Frame 1 (no input): blank canvas, image omitted
Frame 60 (no input): blank canvas, image omitted
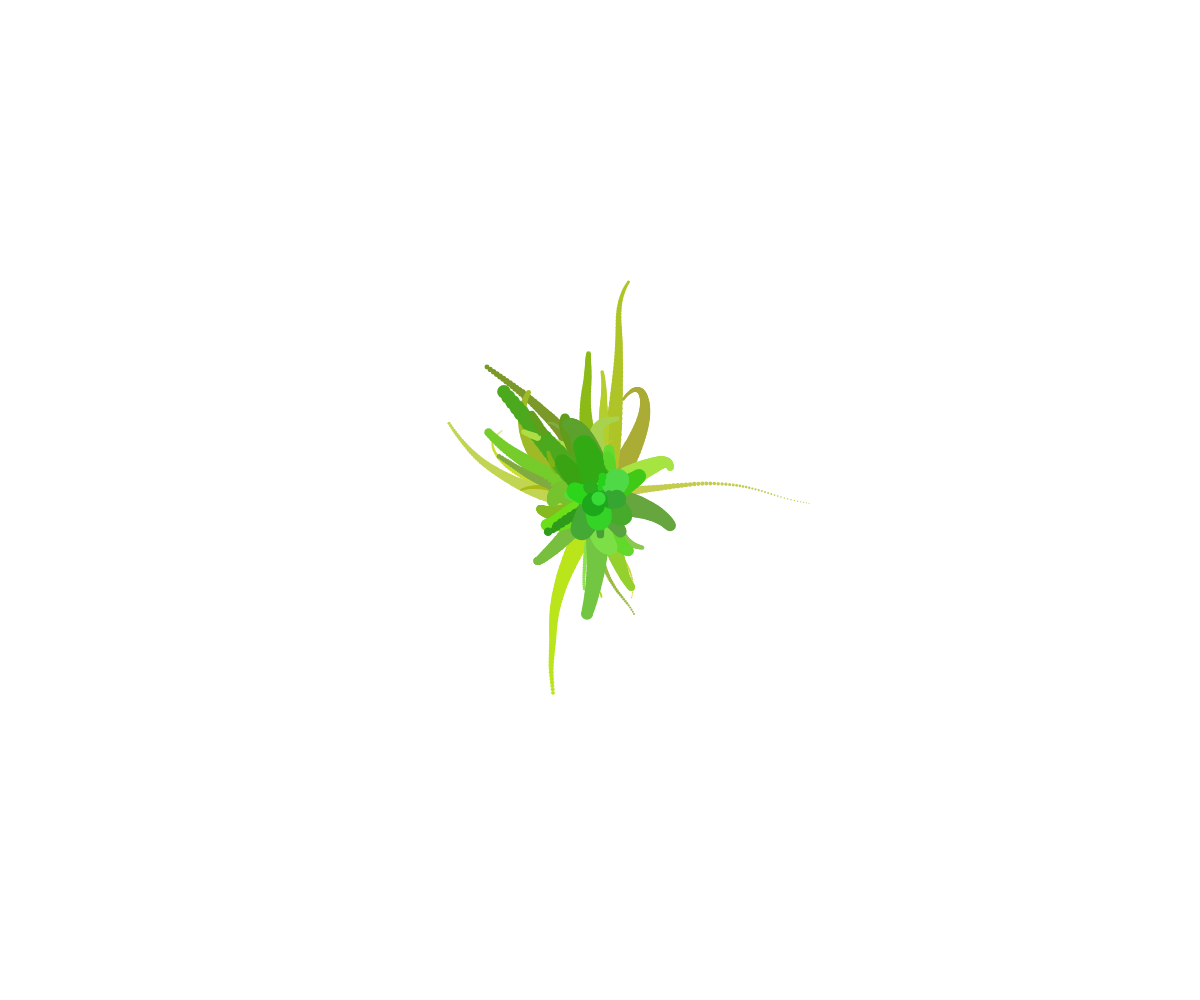
Frame 120 (the mouse pressed at the canvas centre since frame 60)

The p5.js sketch whose frames 1 and 60 were blank and that drew this single picture after the mouse press (run headless with seeded random() and noise() and a simulated clock; from frame 60 on, the mouse is pressed at the canvas centre):

// p5.js sketch
// ── sketch.js
var particleArray = [];
var h = 0;

function setup() {
  createCanvas(windowWidth, windowHeight);
  colorMode(HSB);
  background(0,0,100);
}

function windowResized() {
  resizeCanvas(windowWidth, windowHeight);
  background(0,0,100);
}

function draw() {
  
  
   h = h + 1;
   if ( h > 360 ) h = 0;
   
   if (mouseIsPressed){
  
    var particle = new WanderingParticle();
    particle.x = mouseX;
    particle.y = mouseY;
    particle.color = color(h,random(60,90),random(60,90));
    particleArray.push(particle);
    
  
}
   
   for (var particle of particleArray ) {
     particle.update();
     particle.draw();
   }
}


function WanderingParticle() {

    this.alive = true;
    this.radius = random( 5, 40 );
    this.wander = random( 0.5, 2 );
    this.drag = random( 0.9, 0.99 );
    this.radians = random( -PI, PI );
    this.color = color(0,0,100);

    this.x = 0;
    this.y = 0;

    this.force = random( 2,  8 );
    this.directionX = cos(this.radians) * this.force;
    this.directionY = sin(this.radians) * this.force;

    this.update = function() {

        this.x = this.x  + this.directionX;
        this.y = this.y  + this.directionY;

        this.directionX = this.directionX * this.drag;
        this.directionY = this.directionY * this.drag;

        this.radians = this.radians + random( -0.5, 0.5 ) * this.wander;
        this.directionX = this.directionX + Math.sin( this.radians ) * 0.1;
        this.directionY = this.directionY + Math.cos( this.radians ) * 0.1;

        this.radius = this.radius * 0.96;
        this.alive = this.radius > 0.5;
        
     }

     this.draw = function() {

        noStroke();
        fill(this.color);
        ellipse( this.x, this.y, this.radius, this.radius);
        

     }
    
}
